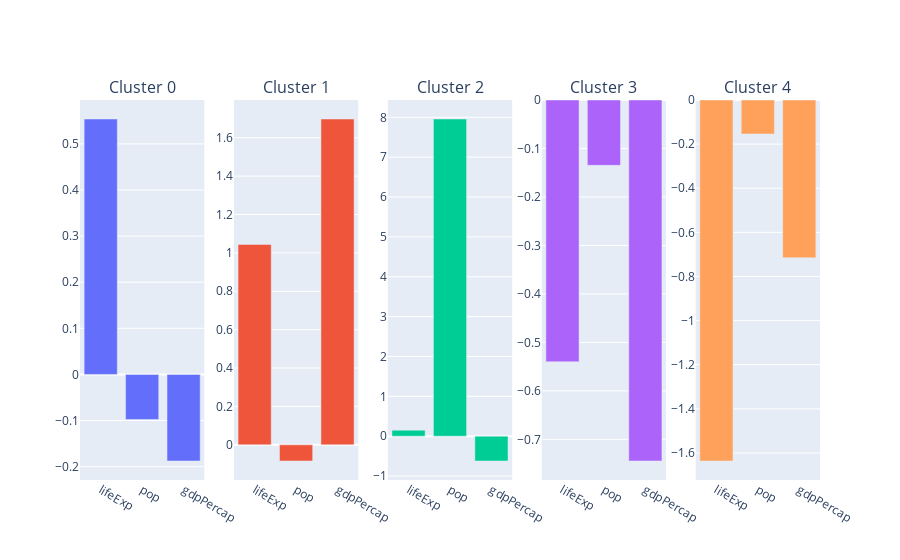

The notebook cell saved with this chart:
### Code cell
from plotly.subplots import make_subplots
features = ['lifeExp', 'pop', 'gdpPercap']

fig = make_subplots( rows=1, cols=5, subplot_titles=("Cluster 0", "Cluster 1", "Cluster 2", "Cluster 3", "Cluster 4") )

fig.add_trace(go.Bar(x=features, y=cls.cluster_centers_[0,:], ), 1,1)
fig.add_trace(go.Bar(x=features, y=cls.cluster_centers_[1,:], ), 1,2)
fig.add_trace(go.Bar(x=features, y=cls.cluster_centers_[2,:], ), 1,3)
fig.add_trace(go.Bar(x=features, y=cls.cluster_centers_[3,:], ), 1,4)
fig.add_trace(go.Bar(x=features, y=cls.cluster_centers_[4,:], ), 1,5)

fig.update_layout(coloraxis=dict(colorscale='Bluered_r'), showlegend=False)
fig.show()

# fig = go.Figure()
# for i in range(k):
#     fig.add_trace(go.Scatterpolar(r=cls.cluster_centers_[i,:],
#                                  theta=features, name='Cluster'+str(i)))
# fig.show()

### Figure 1 — Plotly figure (JSON) as saved in the notebook; plotly's stock layout.template omitted (floating-point values rounded to 4 significant figures)
{"data": [{"type": "bar", "x": ["lifeExp", "pop", "gdpPercap"], "xaxis": "x", "y": [0.5539, -0.0977, -0.1877], "yaxis": "y"}, {"type": "bar", "x": ["lifeExp", "pop", "gdpPercap"], "xaxis": "x2", "y": [1.044, -0.08426, 1.698], "yaxis": "y2"}, {"type": "bar", "x": ["lifeExp", "pop", "gdpPercap"], "xaxis": "x3", "y": [0.1515, 7.957, -0.6223], "yaxis": "y3"}, {"type": "bar", "x": ["lifeExp", "pop", "gdpPercap"], "xaxis": "x4", "y": [-0.5401, -0.1348, -0.7446], "yaxis": "y4"}, {"type": "bar", "x": ["lifeExp", "pop", "gdpPercap"], "xaxis": "x5", "y": [-1.636, -0.154, -0.7152], "yaxis": "y5"}], "layout": {"annotations": [{"font": {"size": 16}, "showarrow": false, "text": "Cluster 0", "x": 0.084, "xanchor": "center", "xref": "paper", "y": 1, "yanchor": "bottom", "yref": "paper"}, {"font": {"size": 16}, "showarrow": false, "text": "Cluster 1", "x": 0.292, "xanchor": "center", "xref": "paper", "y": 1, "yanchor": "bottom", "yref": "paper"}, {"font": {"size": 16}, "showarrow": false, "text": "Cluster 2", "x": 0.5, "xanchor": "center", "xref": "paper", "y": 1, "yanchor": "bottom", "yref": "paper"}, {"font": {"size": 16}, "showarrow": false, "text": "Cluster 3", "x": 0.708, "xanchor": "center", "xref": "paper", "y": 1, "yanchor": "bottom", "yref": "paper"}, {"font": {"size": 16}, "showarrow": false, "text": "Cluster 4", "x": 0.916, "xanchor": "center", "xref": "paper", "y": 1, "yanchor": "bottom", "yref": "paper"}], "autosize": true, "coloraxis": {"colorscale": [[0, "rgb(255,0,0)"], [1, "rgb(0,0,255)"]]}, "showlegend": false, "xaxis": {"anchor": "y", "autorange": true, "domain": [0, 0.168], "range": [-0.5, 2.5], "type": "category"}, "xaxis2": {"anchor": "y2", "autorange": true, "domain": [0.208, 0.376], "range": [-0.5, 2.5], "type": "category"}, "xaxis3": {"anchor": "y3", "autorange": true, "domain": [0.416, 0.584], "range": [-0.5, 2.5], "type": "category"}, "xaxis4": {"anchor": "y4", "autorange": true, "domain": [0.624, 0.792], "range": [-0.5, 2.5], "type": "category"}, "xaxis5": {"anchor": "y5", "autorange": true, "domain": [0.832, 1], "range": [-0.5, 2.5], "type": "category"}, "yaxis": {"anchor": "x", "autorange": true, "domain": [0, 1], "range": [-0.2289, 0.5951], "type": "linear"}, "yaxis2": {"anchor": "x2", "autorange": true, "domain": [0, 1], "range": [-0.1833, 1.797], "type": "linear"}, "yaxis3": {"anchor": "x3", "autorange": true, "domain": [0, 1], "range": [-1.099, 8.434], "type": "linear"}, "yaxis4": {"anchor": "x4", "autorange": true, "domain": [0, 1], "range": [-0.7838, 0], "type": "linear"}, "yaxis5": {"anchor": "x5", "autorange": true, "domain": [0, 1], "range": [-1.723, 0], "type": "linear"}}}
